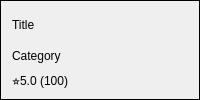
<?xml version="1.0" encoding="UTF-8"?>
<ui version="4.0">
 <class>Form</class>
 <widget class="QFrame" name="Form">
  <property name="geometry">
   <rect>
    <x>0</x>
    <y>0</y>
    <width>200</width>
    <height>100</height>
   </rect>
  </property>
  <property name="sizePolicy">
   <sizepolicy hsizetype="Fixed" vsizetype="Fixed">
    <horstretch>0</horstretch>
    <verstretch>0</verstretch>
   </sizepolicy>
  </property>
  <property name="windowTitle">
   <string>Form</string>
  </property>
  <property name="frameShape">
   <enum>QFrame::Shape::Box</enum>
  </property>
  <layout class="QHBoxLayout" name="horizontalLayout" stretch="1,1">
   <item>
    <layout class="QVBoxLayout" name="verticalLayout" stretch="1,1,0">
     <item>
      <widget class="QLabel" name="title">
       <property name="text">
        <string>Title</string>
       </property>
      </widget>
     </item>
     <item>
      <widget class="QLabel" name="category">
       <property name="text">
        <string>Category</string>
       </property>
      </widget>
     </item>
     <item>
      <widget class="QLabel" name="ratings">
       <property name="text">
        <string>⭐5.0 (100)</string>
       </property>
      </widget>
     </item>
    </layout>
   </item>
   <item>
    <widget class="QLabel" name="thumbnail">
     <property name="text">
      <string/>
     </property>
     <property name="scaledContents">
      <bool>true</bool>
     </property>
    </widget>
   </item>
  </layout>
 </widget>
 <resources/>
 <connections/>
</ui>
